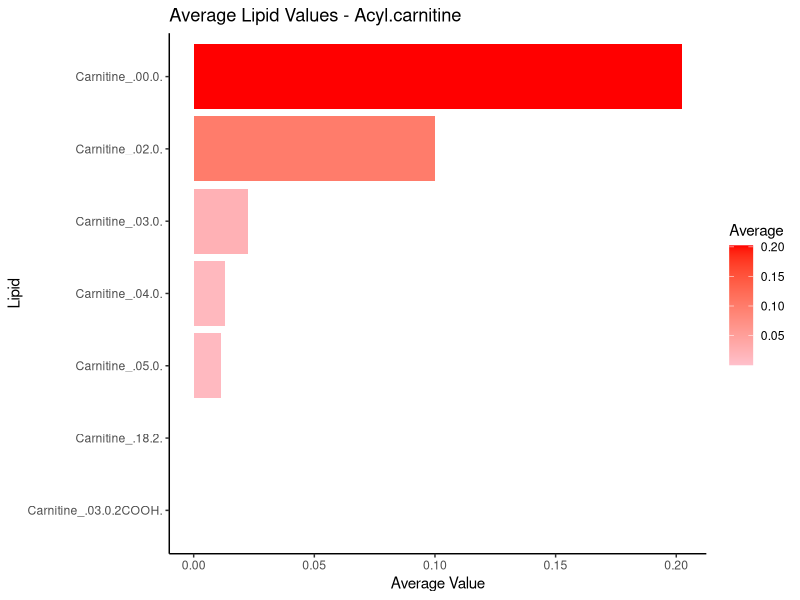
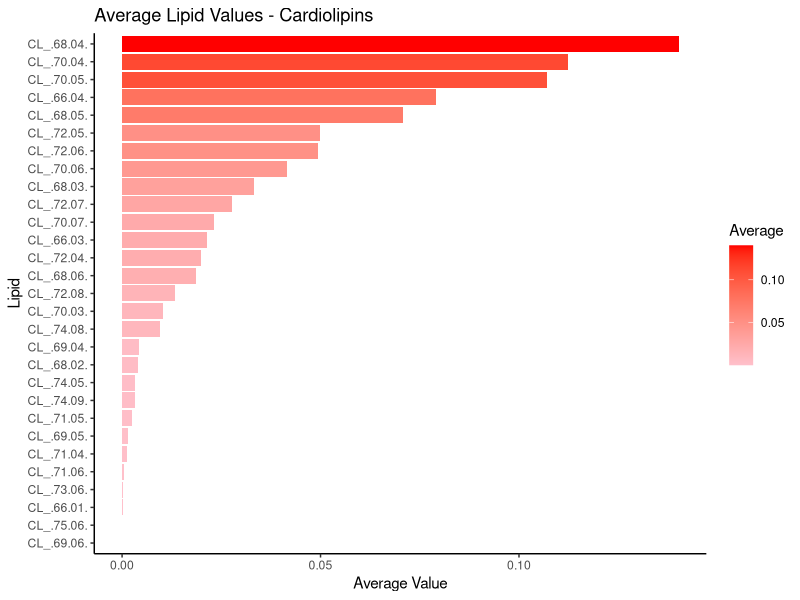
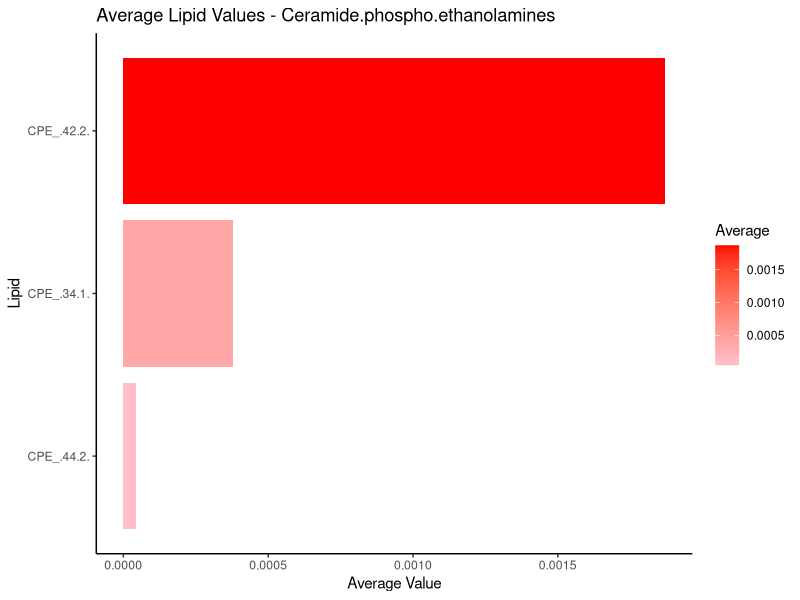
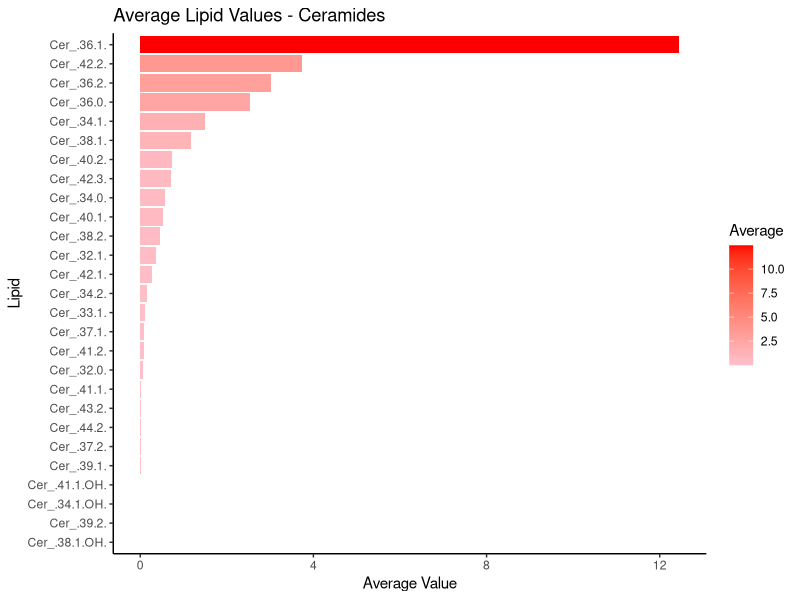
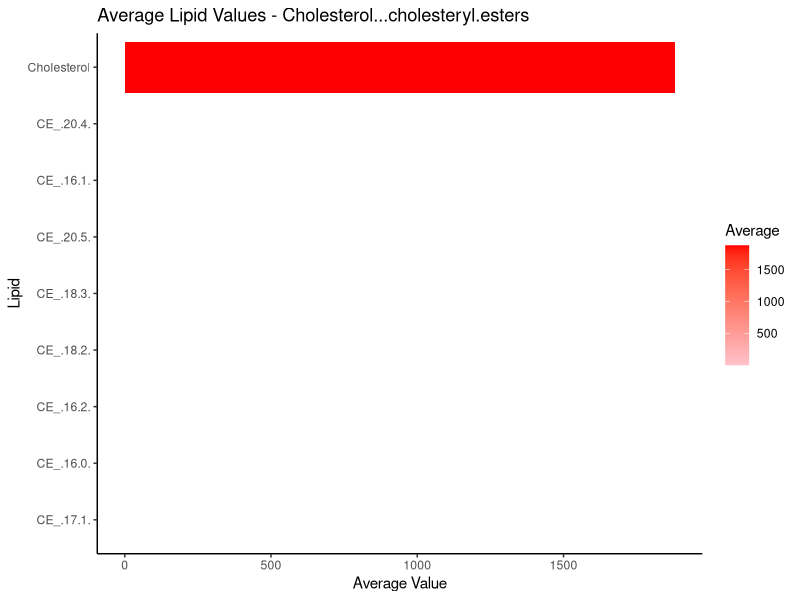
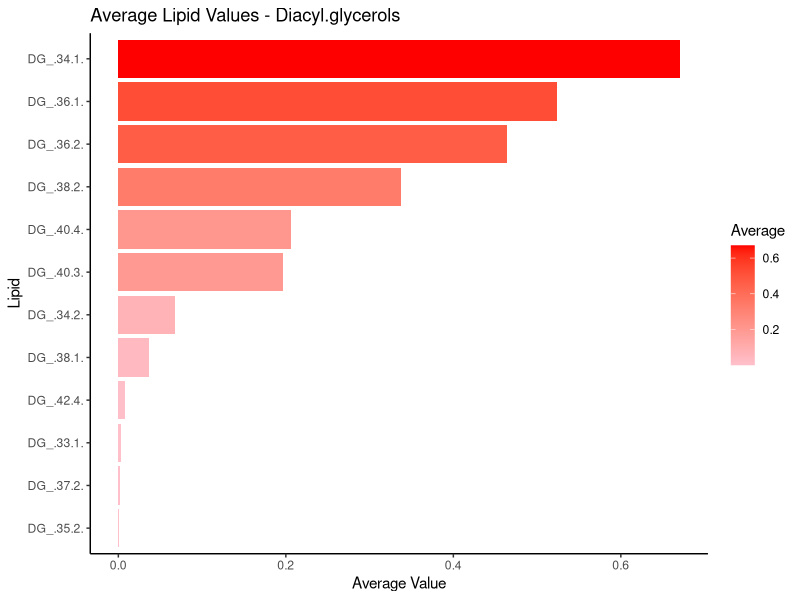

The R script that drew these images, in order: (Note: this script raises an error after producing the figures.)
## packages ####################################################################

library(tidyr)
library(dplyr)
library(ggplot2)

## Data given in .xlsx format ##################################################

setwd("C:/Users/jamsu/OneDrive - Cardiff University/University/Masters/Big Data Biology/Modules/Dissertation/R Programme/Dissertation/test_data")

################################################################################
## data provided to the client #################################################
################################################################################

raw_data <- read.csv("raw_data_1.csv", header = T) # reading in the raw data

names(raw_data)[c(1,2,3,4,5)] <- c("Filename", "CMaLL Sample Name", "Group", "code", "Cell Count") # renaming columns

raw_data <- raw_data[-1,] # deleting the first row 

raw_data$code <- NULL # deleting 'code' column

raw_data$`Cell Count` <- NULL # deleting 'Cell count' column

#View(raw_data) # viewing raw data 

summary(raw_data) # summary of results

str(raw_data) # looking at data structure. They were all characters here.

raw_data[, 4:ncol(raw_data)] <- lapply(raw_data[, 4:ncol(raw_data)], function(x)
as.numeric(as.character(x))) # changing columns 4-n in raw data to numeric variables

sum(is.na(raw_data[, 4:ncol(raw_data)])) # checking that no NA values were introduced by coercion

str(raw_data) # checking the structure again

summary(raw_data) # summarising the data 

summary(raw_data[, 4:10]) # summaries for a subset of data

##### setting row names to sample names (not decided long term) and deleting all columns other than lipids tested. ##############################################

raw_data_lipids <- raw_data # copying the data frame to manipulate

rownames(raw_data_lipids) <- raw_data_lipids[[2]] # renaming the row names as the sample names

raw_data_lipids <- raw_data_lipids[, -(1:2)] # Deleting columns 1-2/3 to just keep the lipid data and remove unnecessary metadata. To 2 is keeping grouping, to 3 is without grouping.

duplicated_columns <- duplicated(as.list(raw_data_lipids)) # creates logical list of whether any columns are completely duplicated values

any(duplicated_columns) # tells you if any in the list are true

################################################################################
## lipids tested for the client ################################################
################################################################################

lipids_tested <- read.csv("lipids_tested_1.csv", header = T) # reading in the list of lipids tested
#View(lipids_tested)

lipids_tested <- lipids_tested %>% 
  pivot_longer(
    cols = everything(),
    names_to = "family",
    values_to = "lipid"
  ) %>% 
  filter(!is.na(lipid)) # putting all column values (lipid) into rows with their associated column name (family)

lipids_tested <- lipids_tested[order(lipids_tested$family), ] # ordering the lipid families alphabetically

summary(lipids_tested) # 4318 rows with empty lipid cells

lipids_tested <- lipids_tested[!(is.na(lipids_tested$lipid) | lipids_tested$lipid == ""), ] # getting rid of the rows without relevant lipids attached (i.e. blank cells for lipid names)

lipids_tested$lipid <- make.names(lipids_tested$lipid) # changing the (): characters to . to match the syntax of the column names in the other data frame.

#View(lipids_tested)
summary(lipids_tested) # 1602 rows without empty lipid cells

## checking for mismatched columns #############################################

#all_cols <- unique(unlist(lapply(raw_data_by_family, colnames))) 
#number_of_lipids_saved <- length(all_cols)  # total number of unique column names. Should be the same as the number of variables in the raw_data_lipids. If it's not then there is an issue with mismatched columns somewhere and the below script will help with figuring out where those are.

raw_data_columns <- colnames(raw_data_lipids) # saving all of the column names (lipids)
lipids <- lipids_tested$lipid # saving the names of all of the lipids tested.

unmatched_cols <- setdiff(raw_data_columns, lipids) # looking at how the two above lists match by outputting which ones didn't
number_unmatched <- length(unmatched_cols) # asking how many columns didn't match
print(unmatched_cols[1:number_unmatched]) # to tell me what the mismatched columns are

## subset data by lipid family #################################################

lipid_families <- split(lipids_tested$lipid, lipids_tested$family) # split the lipids by their family and save them as such

raw_data_by_family <- list() # creating an empty list to store the separated data frames

for(family in names(lipid_families)) {
  # Get lipid columns for this family
  cols <- lipid_families[[family]]
  
  # Only keep columns that actually exist in raw_data
  cols <- intersect(cols, colnames(raw_data_lipids))
  
  # Subset raw_data by these columns
  raw_data_by_family[[family]] <- raw_data[, cols, drop = FALSE]
} # the column numbers (489 added) do not match the number of columns in the raw data (500 columns) because of the mismatched columns previously detected. This means that this program will only separate columns in raw data that are identically found in the list of tested lipids. Anything named any differently will be ignored. Therefore, data could be lost this way and is something to be very careful of.

for(family in names(raw_data_by_family)) {
  assign(paste0("raw_data_", family), raw_data_by_family[[family]])
} # creating different data frames of the separated

## remove data frames with 0 variables before averaging ########################
## it causes issues with loops to keep them there and they are unnecessary #####

raw_data_names <- ls(pattern = "^raw_data_") # making a list of all the data frames I have with names starting 'raw_data_'

for (name in raw_data_names) {
  df <- get(name)
  
  if (is.data.frame(df) && ncol(df) == 0) {
    message("Removing empty data frame: ", name)
    rm(list = name, envir = .GlobalEnv)
  }
} # checking for empty data frames and removing them. This loops says, check for every name in the list I've made, get the data frame that's related to it, if the data frame has no columns then give a message that it's empty and then remove it. 

################################################################################
########### WORKING ON A LOOP FOR ALL LIPID FAMILIES ###########################
################################################################################

raw_data_names <- ls(pattern = "^raw_data_") # makes sure we're analysing everything that has data in the final data frame

raw_data_names <- raw_data_names[sapply(raw_data_names, function(x) {
  df <- get(x)
  is.data.frame(df) && all(sapply(df, is.numeric))
})]

if (!dir.exists("outputs")) {
  dir.create("outputs")
} # makes a folder called 'outputs'

lipid_families_folder <- file.path("outputs", "lipid_families")

if (!dir.exists(lipid_families_folder)) {
  dir.create(lipid_families_folder)
} # makes an extra folder in 'outputs' called 'lipid families'


for (name in raw_data_names) {
  cat("Creating folder for:", name, "\n")
  lipid_family <- sub("^raw_data_", "", name)
  folder_path <- file.path("outputs/lipid_families", lipid_family)
  if (!dir.exists(folder_path)) {
    dir.create(folder_path)
  }
} # creates a folder in 'outputs/lipid_families' for all information relating to each of the lipid families

#### FOR LOOP FOR COMPARING THE AVERAGES OF ALL LIPIDS WITHIN A FAMILY #########

for (df_name in raw_data_names) {
  
  lipid_family <- sub("^raw_data_", "", df_name)
  folder_path <- file.path("outputs", "lipid_families", lipid_family)
  
  ## setting message
  cat("Processing bar plots for:", df_name, "\n")
  
  ## Just in case folder doesn't exist, you can optionally check or skip
  if (!dir.exists(folder_path)) {
    warning(paste("Folder does not exist:", folder_path))
    next  # skip to next iteration if folder missing
  }
  
  df <- get(df_name)
  
  # Calculate average values for each lipid
  avg_values <- colMeans(df, na.rm = TRUE)
  
  plot_df <- data.frame(
    Lipid = names(avg_values),
    Average = as.numeric(avg_values)
  )
  
  p <- ggplot(plot_df, aes(x = reorder(Lipid, Average), y = Average, fill = Average)) +
    geom_bar(stat = "identity") +
    coord_flip() +
    scale_fill_gradient(low = "pink", high = "red") +
    labs(title = paste("Average Lipid Values -", lipid_family),
         x = "Lipid",
         y = "Average Value") +
    theme_classic()  
  
  num_lipids <- nrow(plot_df)
  height <- max(4, num_lipids * 0.15)
  
  # Save the plot inside the existing folder
  plot_file <- file.path(folder_path, paste0(lipid_family, "_barplot.png"))
  ggsave(filename = plot_file, plot = p, width = 8, height = height)
}

################################################################################
####### LOOP FOR A GENERAL FOREST PLOT COMPARING ALL LIPIDS IN A FAMILY ########
################################################################################

for (df_name in raw_data_names) {
  
  lipid_family <- sub("^raw_data_", "", df_name)
  folder_path <- file.path("outputs", "lipid_families", lipid_family)
  
  cat("Processing forest plots comparing all lipids within a family for:", df_name, "\n")
  
  if (!dir.exists(folder_path)) {
    warning(paste("Folder does not exist:", folder_path))
    next
  }
  
  df <- get(df_name)
  
  # Convert df to long format for easier summary stats
  df_long <- tidyr::pivot_longer(df, cols = everything(), names_to = "Lipid", values_to = "Value")
  
  # Calculate summary statistics for each lipid
  summary_stats <- df_long %>%
    group_by(Lipid) %>%
    summarise(
      mean = mean(Value, na.rm = TRUE),
      sd = sd(Value, na.rm = TRUE),
      n = sum(!is.na(Value)),
      se = sd / sqrt(n),
      lower = mean - 1.96 * se,
      upper = mean + 1.96 * se
    )
  
  csv_file <- file.path(folder_path, paste0(lipid_family, "_summary_stats.csv"))
  write.csv(summary_stats, csv_file, row.names = FALSE)
  
  # Create the forest plot
  p <- ggplot(summary_stats, aes(x = reorder(Lipid, mean), y = mean)) +
    geom_point(color = "red", size = 3) +
    geom_errorbar(aes(ymin = lower, ymax = upper), width = 0.3, color = "darkred") +
    coord_flip() +
    labs(title = paste("Forest Plot -", lipid_family),
         x = "Lipid",
         y = "Mean (95% CI)") +
    theme_classic()
  
  num_lipids <- nrow(summary_stats)
  height <- max(4, num_lipids * 0.15)
  
  # Save the forest plot to file
  plot_file <- file.path(folder_path, paste0(lipid_family, "_forest_plot.png"))
  ggsave(filename = plot_file, plot = p, width = 8, height = height)
}

################################################################################
################## FOREST PLOT FOR TOP 10% OF AVERAGES #########################
################################################################################

################################################################################
######################## ADDING GROUPS BACK TO DFS #############################
################################################################################

groups <- raw_data[,3]

for (name in raw_data_names) {
  cat("Adding 'groups' column to:", name, "\n")
  df <- get(name)
  cbind(groups, df)
  assign(name, df)
} # adding a groups column to every lipid families df

################################################################################
################## CALCULATING AVERAGES FOR GROUPS #############################
################################################################################

for (name in raw_data_names) {
  
  lipid_family <- sub("^raw_data_", "", name)
  folder_path <- file.path("outputs", "lipid_families", lipid_family)
  
  # make sure the folder exists
  if (!dir.exists(folder_path)) {
    dir.create(folder_path, recursive = TRUE)
  }
  
  cat("Processing group averages for:", name, "\n")
  
  df <- get(name)
  df_avg <- aggregate(. ~ groups, data = df, FUN = mean)
  
  new_name <- paste0(name, "_avg")
  assign(new_name, df_avg)
  
  csv_file <- file.path(folder_path, paste0(lipid_family, "_avg.csv"))
  write.csv(df_avg, file = csv_file, row.names = FALSE)
}

################################################################################
################## CALCULATING AVERAGES FOR GROUPS #############################
################################################################################

## this loop performs an ANOVA on all lipid families individually and confirms whether, for any lipid, there is one group significantly different from the others. Based on a p-value threshold of 0.05 and below.

for (name in raw_data_names) {
  cat("Running ANOVA for:", name, "\n")
  
  df <- get(name)
  
  # Identify lipid columns (everything except 'groups')
  lipid_columns <- setdiff(names(df), "groups")
  
  # Create a vector to store p-values
  p_values <- numeric(length(lipid_columns))
  names(p_values) <- lipid_columns
  
  for (lipid in lipid_columns) {
    formula <- as.formula(paste(lipid, "~ groups"))
    aov_result <- aov(formula, data = df)
    summary_result <- summary(aov_result)
    p_values[lipid] <- summary_result[[1]][["Pr(>F)"]][1]
  }
  
  # Convert to data frame for output
  output_df <- data.frame(
    lipid = lipid_columns,
    p_value = p_values
  )
  
  # Create output folder (adjust as needed)
  lipid_family <- sub("^raw_data_", "", name)
  folder_path <- file.path("outputs", "lipid_families", lipid_family)
  if (!dir.exists(folder_path)) {
    dir.create(folder_path, recursive = TRUE)
  }
  
  output_df$significance <- cut(output_df$p_value,
                                breaks = c(-Inf, 0.001, 0.01, 0.05, Inf),
                                labels = c("***", "**", "*", "NO"),
                                right = TRUE
  )
  
  output_df <- output_df[order(output_df$p_value, decreasing = FALSE), ]
  
  # Write CSV with p-values
  csv_file <- file.path(folder_path, paste0(lipid_family, "_anova_pvalues.csv"))
  write.csv(output_df, file = csv_file, row.names = FALSE)
  
  cat("Saved results to:", csv_file, "\n")
}

## I believe it would also be beneficial to do an ANOVA on the whole data frame to know which lipids change most significantly out of all those tested between groups.

raw_data_lipids$Group <- as.factor(raw_data_lipids$Group) # Make sure groups column is a factor

lipid_columns <- names(raw_data_lipids)[-1] # Get lipid column names (everything except column 1)


p_values <- sapply(lipid_columns, function(lipid) {
  formula <- as.formula(paste(lipid, "~ groups"))
  summary(aov(formula, data = raw_data_lipids))[[1]][["Pr(>F)"]][1]
}) # Run ANOVA for each lipid and extract p-values


output_df <- data.frame(
  lipid = lipid_columns,
  p_value = p_values,
  significance <- ifelse(p_values <= 0.001, "***",
                         ifelse(p_values <= 0.01, "**",
                                ifelse(p_values <= 0.05, "*", "NO")))
) # Convert to data frame

# Optional: order by p-value ascending (most significant first)
output_df <- output_df[order(output_df$p_value, decreasing = FALSE), ]

# View results
print(output_df)

# Save to CSV
write.csv(output_df, "anova_results.csv", row.names = FALSE)




























################################################################################
################### HISTOGRAMS TO CHECK FOR NORMALITY ##########################
################################################################################

for (df_name in raw_data_names) {
  
  lipid_family <- sub("^raw_data_", "", df_name)
  folder_path <- file.path("test_data", "outputs", "lipid_families",         lipid_family, "histograms")
  
  # Ensure output folder exists
  if (!dir.exists(folder_path)) {
    dir.create(folder_path, recursive = TRUE)
  }
  
  cat("Processing histograms for:", df_name, "\n")
  df <- get(df_name)
  
  for (col in setdiff(names(df), "groups")) {
    
    # Create PNG file for this histogram
    png(file.path(folder_path, paste0(col, "_hist.png")))
    
    hist(df[[col]],
         main = paste("Histogram of", col),
         xlab = col)
    
    dev.off()  # Close the PNG device
  }
}





















